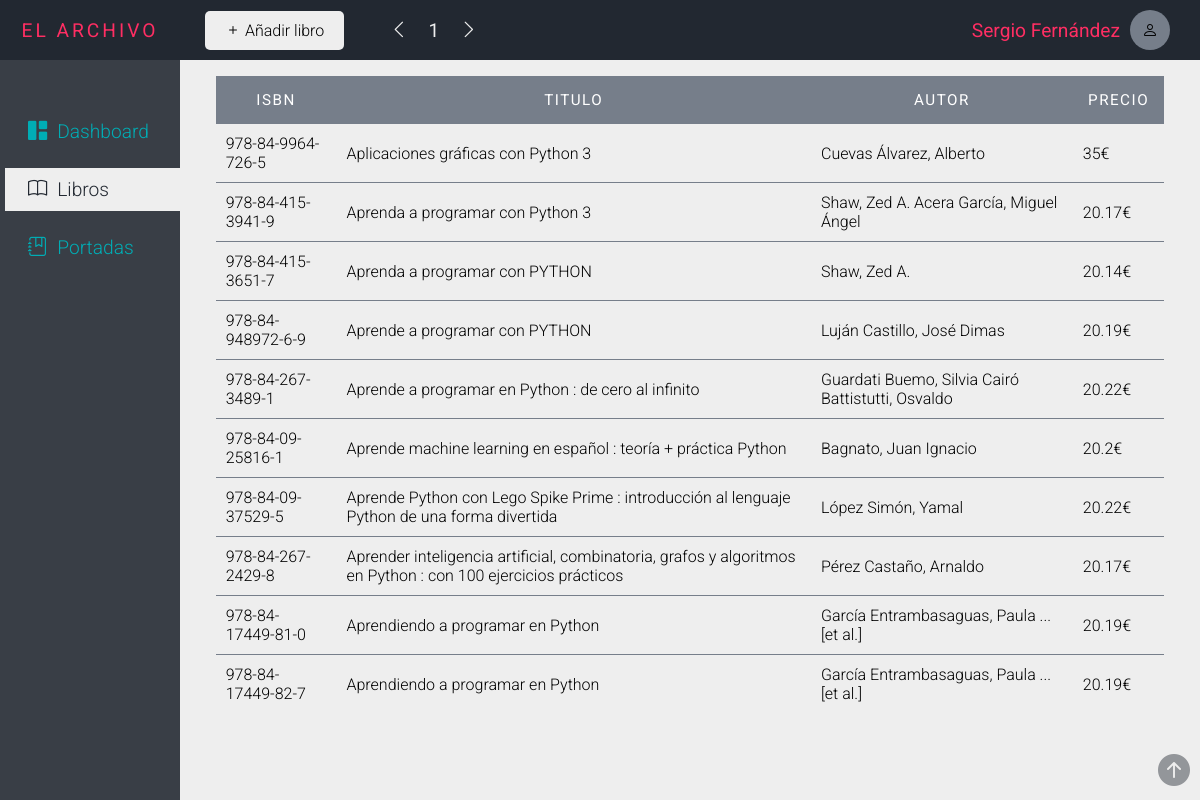
Screenshot of /views/tablas.php?page=1 (signed in) with the database file from the repository.
### tables this page shows
CREATE TABLE `libros` (
  `codigo` int(2) NOT NULL,
  `isbn` varchar(17) DEFAULT NULL,
  `titulo` varchar(108) DEFAULT NULL,
  `autor` varchar(49) DEFAULT NULL,
  `editorial` varchar(78) DEFAULT NULL,
  `precio` int(11) DEFAULT NULL,
  `portada` varchar(100) NOT NULL
);

### includes/conexion.php (called while the page is built)
<?php
    class Conexion{
        private $host;
        private $bbdd;
        private $user;
        private $pass;
        public function __construct(){
            $this -> host = "localhost";
            $this -> bbdd = "libreria";
            $this -> user = "root";
            $this -> pass = "";
        }
        function conectar(){
            try{
                $conexion = new PDO('mysql:host='.$this->host.';dbname='.$this->bbdd,$this->user,$this->pass);
                $conexion->exec("SET CHARACTER SET utf8");
                return $conexion;
            }catch(Exception $e){
                echo "No se ha podido conectar con la base de datos" . $e->getMessage();
            }
        }
    }
?>

### includes/user_session.php (called while the page is built, shortened)
<?php
class UserSession{
    public function getCurrentUser(){
        return $_SESSION['user'];
    }
}
?>

### views/tablas.php (the view, shortened to what this page needs)
<?php
include '../includes/user_session.php';
$userSession = new UserSession();
if(!isset($_GET['page'])){
    header('location: tablas.php?page=1');
}else{
    $page = $_GET['page'];
}
include_once "../includes/conexion.php";
$conexion = new Conexion();
$maxRows = $conexion->conectar()->prepare("SELECT COUNT(*) FROM libros");
$maxRows->execute();
$maxRows = $maxRows->fetch(PDO::FETCH_NUM);
$maxRows = $maxRows[0];
$limitInit = ($page-1)*10;
$consulta = $conexion->conectar()->prepare("SELECT * FROM libros LIMIT $limitInit,10");
$consulta->execute();
?>
<!DOCTYPE html>
<html lang="en">
<head>
    <link rel="stylesheet" href="../styles/general_style.css">
    <link rel="stylesheet" href="../styles/tablas_style.css">
    <link rel="stylesheet" href="../styles/header_actions_1_style.css">
    <link rel="stylesheet" href="../icons/bootstrap-icons.css">
</head>
<body>
    <header id="header">
        <div class="section_title_container">
            <h1>El archivo</h1>
        </div>
        <div class="form_actions_container" id="up_button_anchor">
            <button id="new_book">
                <i class="bi bi-plus"></i>
                <span>Añadir libro</span>
            </button>
            <div class="pages_container">
                <?php
                    if($page == 1 && $page == ceil($maxRows/10)){
                        echo "<a href='tablas.php?page=".($page)."'><i class='bi bi-chevron-left'></i></a>";
                        echo "<span>$page</span>";
                        echo "<a href='tablas.php?page=".($page)."'><i class='bi bi-chevron-right'></i></a>";
                    }elseif($page == 1){
                        echo "<a href='tablas.php?page=".($page)."'><i class='bi bi-chevron-left'></i></a>";
                        echo "<span>$page</span>";
                        echo "<a href='tablas.php?page=".($page+1)."'><i class='bi bi-chevron-right'></i></a>";
                    }elseif($page < ceil($maxRows/10)){
                        echo "<a href='tablas.php?page=".($page-1)."'><i class='bi bi-chevron-left'></i></a>";
                        echo "<span>$page</span>";
                        echo "<a href='tablas.php?page=".($page+1)."'><i class='bi bi-chevron-right'></i></a>";
                    }else{
                        echo "<a href='tablas.php?page=".($page-1)."'><i class='bi bi-chevron-left'></i></a>";
                        echo "<span>$page</span>";
                        echo "<a href='tablas.php?page=".($page)."'><i class='bi bi-chevron-right'></i></a>";
                    }
                ?>
            </div>
        </div>
        <div class="user_container">
            <div class="user_name_container">
                <span>
                    <?php
                    echo $userSession->getCurrentUser();
                    ?>
                </span>
            </div>
            <div class="user_img_container" onclick="
                window.location.href = '../includes/logout.php';
            ">
                <i class="bi bi-person"></i>
            </div>
        </div>
    </header>
    <aside>
        <div class="option_list_container">
            <a href="../index.php" data-select="0"><i class="bi bi-grid-1x2-fill"></i> <span>Dashboard</span></a>
            <a href="tablas.php" data-select="1"><i class="bi bi-book"></i> <span>Libros</span></a>
            <a href="portadas.php" data-select="0"><i class="bi bi-journal-bookmark"></i><span>Portadas</span></a>
        </div>
    </aside>
    <main>
        <section class="table_view_container" id="table_container">
            <table>
                <thead>
                    <tr>
                        <th>ISBN</th>
                        <th>Titulo</th>
                        <th>Autor</th>
                        <th>Precio</th>
                    </tr>
                </thead>
                <tbody>
                    <?php
                    while ($fila = $consulta->fetch(PDO::FETCH_ASSOC)) {
                        echo "<tr>";
                        echo "<td data-label='isbn'>" . $fila['isbn'] . "</td>";
                        echo "<td data-label='titulo'>" . $fila['titulo'] . "</td>";
                        echo "<td data-label='autor'>" . $fila['autor'] . "</td>";
                        echo "<td data-label='precio'>" . ($fila['precio'] / 100) . '€' . "</td>";
                        echo "</tr>";
                    }
                    ?>
                </tbody>
            </table>
        </section>
        <a href="#table_container" class="up_button"><i class="bi bi-arrow-up-circle-fill"></i></a>
    </main>
</body>
</html>

### styles/general_style.css (style rules this page uses)
:root { --color-1: #222831; --color-2: #393E46; --color-3: #767e8a; --color-4: #FF2E63; --color-5: #00ADB5; --color-6: #EEEEEE; --color-7: #FFFFFF; }
* { margin: 0; padding: 0; box-sizing: border-box; font-family: 'roboto', sans-serif; font-weight: 300; text-decoration: none; }
body { overflow-x: hidden; display: grid; grid-template-areas: 'header header' 'aside main'; grid-template-columns: 180px 9fr; grid-template-rows: 60px 12fr; height: 100vh; width: 100vw; }
body > aside { grid-area: aside; background-color: var(--color-2); display: flex; flex-direction: column; }
aside > .option_list_container { padding-top: 50px; display: flex; flex-direction: column; gap: 15px; height: 0%; }
aside > .option_list_container > a { height: 43.2px; display: flex; align-items: center; padding: 10px 20px; color: var(--color-5); font-size: 1.2em; border-left: 3px solid transparent; margin-left: 5px; gap: 10px; }
aside > .option_list_container > a[data-select="1"] { border-left: 3px solid var(--color-6) !important; background-color: var(--color-6); color: var(--color-1); }
body > header { grid-area: header; background-color: var(--color-1); display: grid; grid-template-columns: 180px 6fr 3fr; }
header > .section_title_container { display: flex; align-items: center; text-align: center; }
header > .section_title_container > h1 { color: var(--color-4); font-size: 1.2em; font-weight: 400; letter-spacing: 3px; text-transform: uppercase; text-align: center; width: 100%; }
header > .user_container { display: flex; align-items: center; justify-content: flex-end; padding: 0 20px 0 0; }
header > .user_container > .user_name_container { color: var(--color-4); font-size: 1.2em; font-weight: 600; }
header > .user_container > .user_name_container > span { font-weight: 400; margin-right: 10px; }
header > .user_container > .user_img_container { width: 40px; height: 40px; border-radius: 50%; background-color: var(--color-3); display: flex; align-items: center; justify-content: center; margin-right: 10px; overflow: hidden; }
body > main { grid-area: main; background-color: var(--color-6); }

### styles/tablas_style.css (style rules this page uses)
:root { --color-1: #222831; --color-2: #393E46; --color-3: #767e8a; --color-4: #FF2E63; --color-5: #00ADB5; --color-6: #EEEEEE; --color-7: #FFFFFF; }
body { font-family: 'roboto', sans-serif; font-weight: 300; }
main { overflow-y: scroll; scroll-behavior: smooth; }
.table_view_container { padding-top: 1em; width: 100%; display: flex; justify-content: center; }
.table_view_container > table { border-collapse: collapse; width: 93%; overflow: hidden; }
.table_view_container > table > thead > tr { background-color: var(--color-3); }
.table_view_container > table > thead > tr > th { letter-spacing: 1.5px; text-transform: uppercase; font-size: 0.95em; font-weight: 400; padding: 1em 1em; color: var(--color-7); }
.table_view_container > table > tbody > tr { border-bottom: 0.5px solid var(--color-3); }
.table_view_container > table > tbody > tr:last-of-type { border-bottom: none !important; }
.table_view_container > table > tbody > tr > td { height: 3.2em; padding: 10px 10px; transition: color 100ms, background-color 50ms; }
.up_button { position: fixed; font-size: 2em; right: 10px; bottom: 10px; color: var(--color-2); opacity: 0.5; }

### styles/header_actions_1_style.css (style rules this page uses)
.form_actions_container { display: flex; align-items: center; height: 60px; width: 100%; padding: 15px 25px; }
.form_actions_container > button { border: 0; padding: 10px 20px; font-size: 1em; cursor: pointer; background: var(--color-6); transition: box-shadow 200ms ease-in-out; border-radius: 5px; border: none; }
.form_actions_container > .pages_container { display: flex; justify-content: space-between; align-items: center; height: 100%; padding: 0 25px; }
.form_actions_container > .pages_container > a { border: 0; padding: 10px 20px; font-size: 1em; cursor: pointer; background: transparent; transition: box-shadow 200ms ease-in-out; border-radius: 5px; border: none; color: var(--color-6); font-size: 1.2em; font-weight: 400; }
.form_actions_container > .pages_container > span { color: var(--color-6); font-size: 1.2em; font-weight: 400; }

### rows the page displays
libros: isbn "978-84-9964-726-5", titulo "Aplicaciones gráficas con Python 3", autor "Cuevas Álvarez, Alberto", $fila['precio']/100 "35"
libros: isbn "978-84-415-3941-9", titulo "Aprenda a programar con Python 3", autor "Shaw, Zed A. Acera García, Miguel Ángel", $fila['precio']/100 "20.17"
libros: isbn "978-84-415-3651-7", titulo "Aprenda a programar con PYTHON", autor "Shaw, Zed A.", $fila['precio']/100 "20.14"
libros: isbn "978-84-948972-6-9", titulo "Aprende a programar con PYTHON", autor "Luján Castillo, José Dimas", $fila['precio']/100 "20.19"
libros: isbn "978-84-267-3489-1", titulo "Aprende a programar en Python : de cero al infinito", autor "Guardati Buemo, Silvia Cairó Battistutti, Osvaldo", $fila['precio']/100 "20.22"
libros: isbn "978-84-09-25816-1", titulo "Aprende machine learning en español : teoría + práctica Python", autor "Bagnato, Juan Ignacio", $fila['precio']/100 "20.2"
libros: isbn "978-84-09-37529-5", titulo "Aprende Python con Lego Spike Prime : introducción al lenguaje Python de una forma divertida", autor "López Simón, Yamal", $fila['precio']/100 "20.22"
libros: isbn "978-84-267-2429-8", titulo "Aprender inteligencia artificial, combinatoria, grafos y algoritmos en Python : con 100 ejercicios prácticos", autor "Pérez Castaño, Arnaldo", $fila['precio']/100 "20.17"
libros: isbn "978-84-17449-81-0", titulo "Aprendiendo a programar en Python", autor "García Entrambasaguas, Paula ... [et al.]", $fila['precio']/100 "20.19"
libros: isbn "978-84-17449-82-7", titulo "Aprendiendo a programar en Python", autor "García Entrambasaguas, Paula ... [et al.]", $fila['precio']/100 "20.19"

### other values shown
$page "1"
$userSession->getCurrentUser() "Sergio Fernández"
